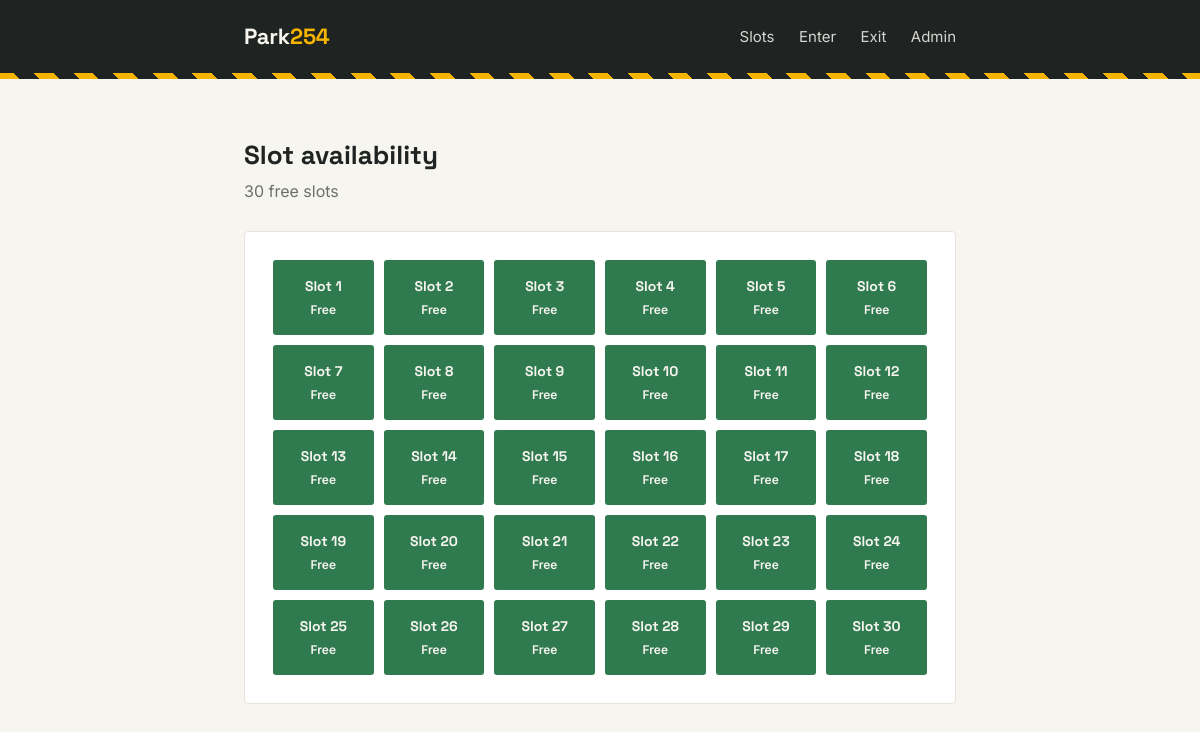
Before: / with the older database file.
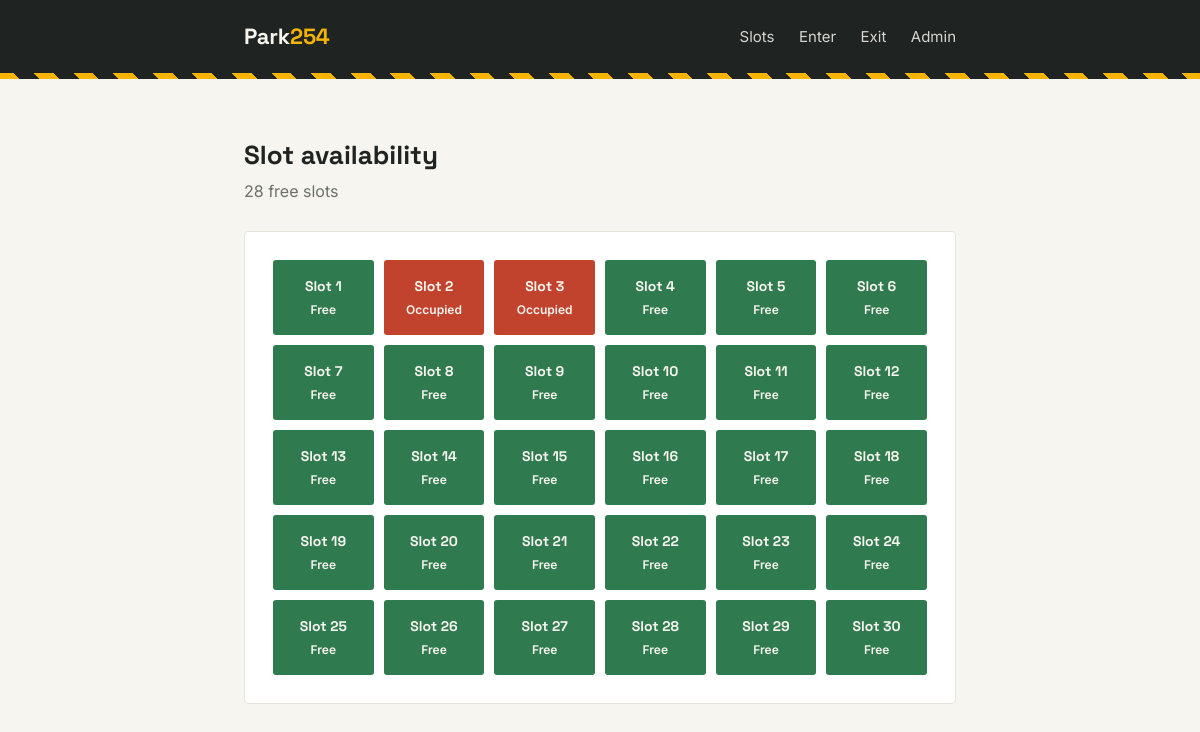
After: the same page with the newer database file.
### tables this page shows
CREATE TABLE Slot (
            slot_id     INTEGER PRIMARY KEY,
            status      TEXT NOT NULL CHECK (status IN ('FREE', 'OCCUPIED'))
        );

### app.py (the view)
@app.route("/")
def home():
    view = display.get_availability_view()
    return render_template("index.html", view=view)

### database.py (called while the page is built)
def get_connection():
    conn = sqlite3.connect(DB_NAME)
    conn.row_factory = sqlite3.Row   # lets us access columns by name, e.g. row["plate"]
    conn.execute("PRAGMA foreign_keys = ON")  # SQLite disables FK enforcement by default
    return conn

### modules/display.py (called while the page is built)
def get_availability_view():
    free = slot_management.count_free_slots()
    total = slot_management.count_total_slots()
    slots = slot_management.get_all_slots()
    return {
        "free": free,
        "total": total,
        "slots": slots
    }

### modules/slot_management.py (called while the page is built)
def count_free_slots():
    conn = get_connection()
    cur = conn.cursor()
    cur.execute("SELECT COUNT(*) AS free_count FROM Slot WHERE status = 'FREE'")
    row = cur.fetchone()
    conn.close()
    return row["free_count"]

def count_total_slots():
    conn = get_connection()
    cur = conn.cursor()
    cur.execute("SELECT COUNT(*) AS total FROM Slot")
    row = cur.fetchone()
    conn.close()
    return row["total"]

def get_all_slots():
    conn = get_connection()
    cur = conn.cursor()
    cur.execute("SELECT slot_id, status FROM Slot ORDER BY slot_id")
    rows = cur.fetchall()
    conn.close()
    return [{"slot_id": r["slot_id"], "status": r["status"]} for r in rows]

### templates/index.html (shortened to what this page needs)
{% extends "base.html" %}
{% block content %}
<h1 style="font-size: 26px; margin-bottom: 4px;">Slot availability</h1>
<p style="color: var(--muted); margin-top: 0; margin-bottom: 28px;">
    {{ view.free }} free slots
</p>
<div class="panel">
    <div style="display: grid; grid-template-columns: repeat(auto-fill, minmax(96px, 1fr)); gap: 10px;">
        {% for slot in view.slots %}
        <div style="
            padding: 16px 8px;
            display: flex;
            flex-direction: column;
            align-items: center;
            justify-content: center;
            gap: 4px;
            border-radius: 3px;
            background: {{ 'var(--green)' if slot.status == 'FREE' else 'var(--red)' }};
            color: var(--paper);
        ">
            <span class="slot-number" style="font-weight: 700; font-size: 14px;">Slot {{ slot.slot_id }}</span>
            <span style="font-size: 12px; font-weight: 600;">
                {{ 'Free' if slot.status == 'FREE' else 'Occupied' }}
            </span>
        </div>
        {% endfor %}
    </div>
</div>
{% endblock %}

### templates/base.html (shortened to what this page needs)
<!DOCTYPE html>
<html lang="en">
<head>
</head>
<body>
    <header>
        <div class="header-inner">
            <a href="/" class="brand">Park<span>254</span></a>
            <nav>
                <a href="/">Slots</a>
                <a href="/entry">Enter</a>
                <a href="/exit">Exit</a>
                <a href="/admin">Admin</a>
            </nav>
        </div>
        <div class="barrier-stripe"></div>
    </header>
    <main>
        {% block content %}{% endblock %}
    </main>
</body>
</html>

### templates/base.html (style rules this page uses)
:root { --ink: #1F2321; --paper: #F7F5F0; --yellow: #F4B400; --green: #2F7A4E; --red: #C1432E; --muted: #6B7069; --panel: #FFFFFF; }
* { box-sizing: border-box; }
body { margin: 0; background: var(--paper); color: var(--ink); font-family: 'Inter', sans-serif; line-height: 1.5; }
h1, h2, h3, .brand, .slot-number { font-family: 'Space Grotesk', sans-serif; }
header { background: var(--ink); color: var(--paper); padding: 0; position: relative; overflow: hidden; }
.barrier-stripe { height: 6px; background: repeating-linear-gradient( 45deg, var(--yellow), var(--yellow) 14px, var(--ink) 14px, var(--ink) 28px ); }
.header-inner { max-width: 760px; margin: 0 auto; padding: 20px 24px; display: flex; align-items: center; justify-content: space-between; }
.brand { font-size: 22px; font-weight: 700; letter-spacing: -0.01em; color: var(--paper); text-decoration: none; }
.brand span { color: var(--yellow); }
nav a { color: var(--paper); text-decoration: none; font-size: 15px; margin-left: 20px; opacity: 0.85; }
main { max-width: 760px; margin: 0 auto; padding: 40px 24px 64px; }
.panel { background: var(--panel); border: 1px solid #E7E3D8; border-radius: 4px; padding: 28px; }

Changed rows visible on the page:
changed Slot id 2: status "Free" → "Occupied"
changed Slot id 3: status "Free" → "Occupied"
Other visible differences:
{{ view.free }}: "30" → "28"
